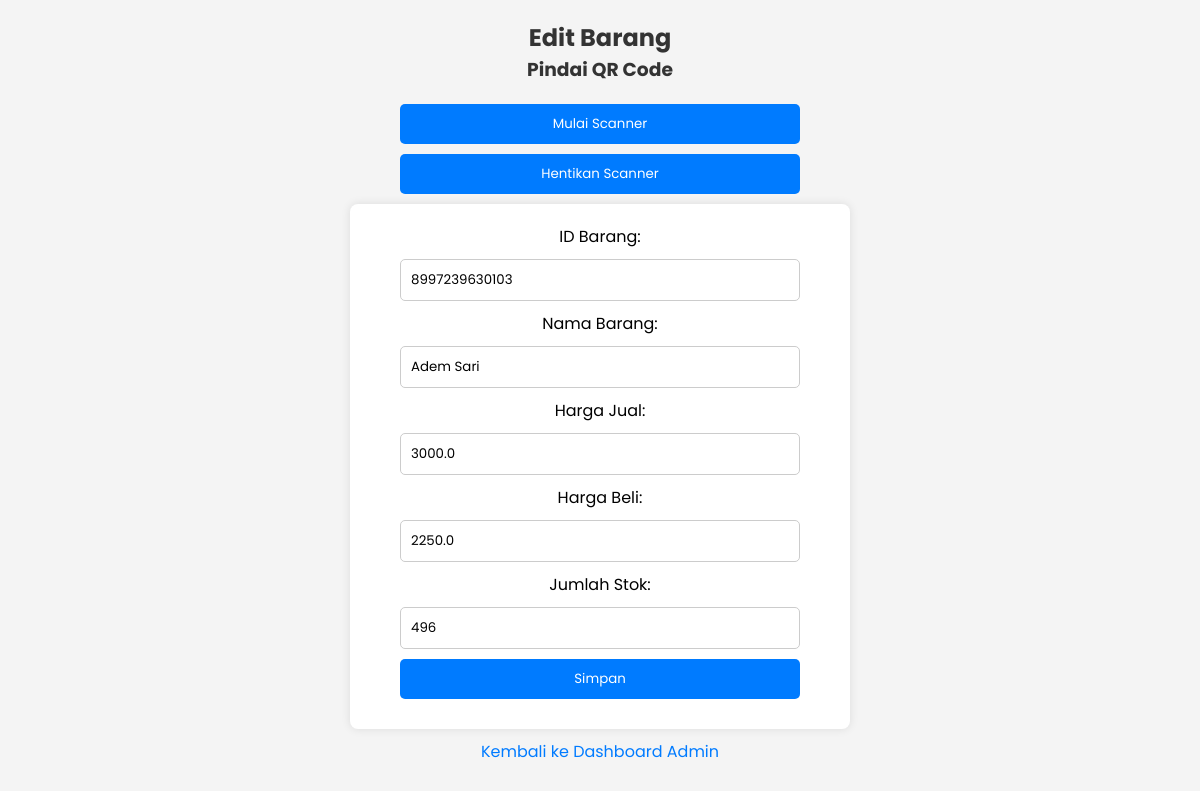
/admin/edit_barang/8997239630103 (signed in), run on the app's committed database.
### tables this page shows
CREATE TABLE barang (id TEXT PRIMARY KEY, nama TEXT NOT NULL, harga REAL NOT NULL, harga_beli REAL NULL, jumlah INTEGER NOT NULL);

### app.py (the view, shortened to what this page needs)
@app.route('/admin/edit_barang/<int:id>', methods=['GET', 'POST'])
def edit_barang(id):
    if 'user_id' not in session or session['role'] != 'admin':
        return redirect(url_for('login'))
    conn = get_db_connection()
    barang = conn.execute('SELECT * FROM barang WHERE id = ?', (id,)).fetchone()
    conn.close()
    return render_template('edit_barang.html', barang=barang)

### app.py (called while the page is built)
def get_db_connection():
    conn = sqlite3.connect('kasir.db')
    conn.row_factory = sqlite3.Row
    return conn

### templates/edit_barang.html (shortened to what this page needs)
<!DOCTYPE html>
<html lang="id">
<head>
</head>
<body>
    <h2>Edit Barang</h2>
    <div>
        <h3>Pindai QR Code</h3>
        <button onclick="startScanner()">Mulai Scanner</button>
        <button onclick="stopScanner()">Hentikan Scanner</button>
    </div>
    <form method="POST">
        <label>ID Barang:</label>
        <input type="text" id="id_barang" name="id" value="{{ barang.id }}" required>
        <label>Nama Barang:</label>
        <input type="text" name="nama" value="{{ barang.nama }}" required>
        <label>Harga Jual:</label>
        <input type="number" name="harga" step="0.01" value="{{ barang.harga }}" required>
        <label>Harga Beli:</label>
        <input type="number" name="harga_beli" step="0.01" value="{{ barang.harga_beli }}" required>
        <label>Jumlah Stok:</label>
        <input type="number" name="jumlah" value="{{ barang.jumlah }}" required>
        <button type="submit">Simpan</button>
    </form>
    <a href="/admin">Kembali ke Dashboard Admin</a>
</body>
</html>

### templates/edit_barang.html (style rules this page uses)
* { margin: 0; padding: 0; box-sizing: border-box; font-family: 'Poppins', sans-serif; }
body { padding: 20px; background: #f4f4f4; text-align: center; }
h2, h3 { color: #333; }
input, button { padding: 10px; margin: 10px 0; border-radius: 5px; border: 1px solid #ccc; width: 100%; max-width: 400px; display: block; margin-left: auto; margin-right: auto; }
button { background: #007bff; color: white; border: none; cursor: pointer; transition: 0.3s; }
form { background: white; padding: 20px; border-radius: 8px; max-width: 500px; margin: auto; box-shadow: 0px 0px 10px rgba(0, 0, 0, 0.1); }
a { display: inline-block; margin-top: 10px; text-decoration: none; color: #007bff; }

### data on the page
barang: id "8997239630103", nama "Adem Sari", harga "3000.0", harga_beli "2250.0", jumlah "496"
